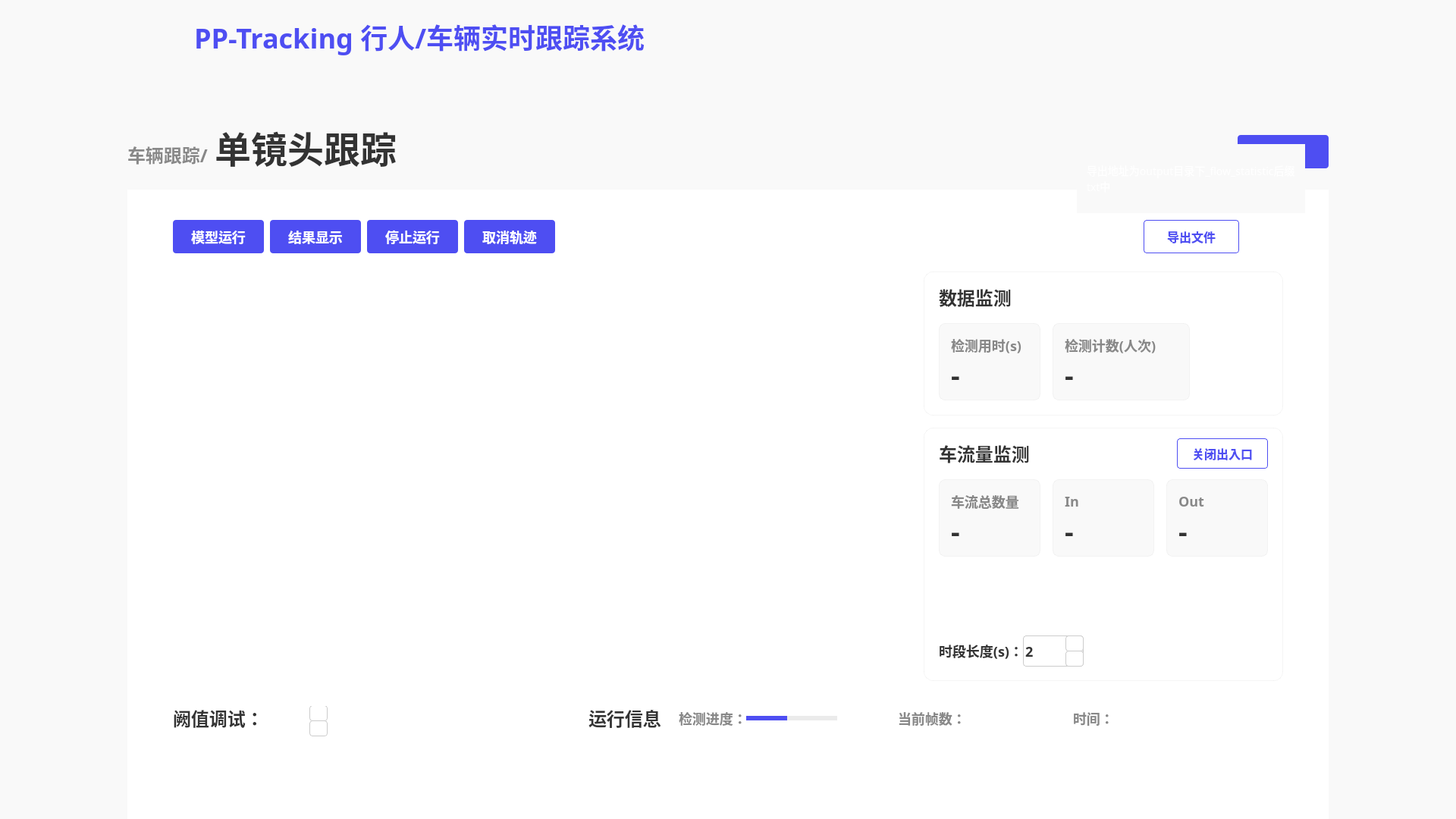
<?xml version="1.0" encoding="UTF-8"?>
<ui version="4.0">
 <class>MainWindow</class>
 <widget class="QMainWindow" name="MainWindow">
  <property name="geometry">
   <rect>
    <x>0</x>
    <y>0</y>
    <width>1920</width>
    <height>1080</height>
   </rect>
  </property>
  <property name="windowTitle">
   <string>MainWindow</string>
  </property>
  <widget class="QWidget" name="centralwidget">
   <property name="styleSheet">
    <string notr="true">QWidget{
background:#F9F9F9;
}</string>
   </property>
   <widget class="QLabel" name="label_2">
    <property name="geometry">
     <rect>
      <x>10</x>
      <y>10</y>
      <width>171</width>
      <height>81</height>
     </rect>
    </property>
    <property name="text">
     <string/>
    </property>
    <property name="pixmap">
     <pixmap resource="../firstSource.qrc">:/1/source/first/PP.PNG</pixmap>
    </property>
    <property name="scaledContents">
     <bool>true</bool>
    </property>
   </widget>
   <widget class="QLabel" name="label_3">
    <property name="geometry">
     <rect>
      <x>0</x>
      <y>0</y>
      <width>1920</width>
      <height>96</height>
     </rect>
    </property>
    <property name="styleSheet">
     <string notr="true">QLabel{
width: 1920px;
height: 96px;
background: #F9F9F9;
box-shadow: 0px 4px 0px 0px rgba(221, 221, 221, 0.3);
}</string>
    </property>
    <property name="text">
     <string/>
    </property>
   </widget>
   <widget class="QLabel" name="label">
    <property name="geometry">
     <rect>
      <x>0</x>
      <y>0</y>
      <width>212</width>
      <height>112</height>
     </rect>
    </property>
    <property name="styleSheet">
     <string notr="true">QLabel{
width: 212px;
height: 112px;
background: linear-gradient(270deg, #5453FF 0%, #553BD2 100%);
box-shadow: 0px 0px 20px 0px rgba(109, 80, 249, 0.4);
}</string>
    </property>
    <property name="text">
     <string/>
    </property>
    <property name="pixmap">
     <pixmap resource="../firstSource.qrc">:/1/source/first/1.PNG</pixmap>
    </property>
    <property name="scaledContents">
     <bool>true</bool>
    </property>
   </widget>
   <widget class="QLabel" name="label_4">
    <property name="geometry">
     <rect>
      <x>256</x>
      <y>22</y>
      <width>651</width>
      <height>52</height>
     </rect>
    </property>
    <property name="styleSheet">
     <string notr="true">QLabel{
width: 592px;
height: 52px;
font-size: 36px;
font-family: AlibabaPuHuiTi_2_75_SemiBold;
background: #F9F9F9;
color: #4E4EF2;
line-height: 52px;
font-weight: bold;
}</string>
    </property>
    <property name="text">
     <string>PP-Tracking 行人/车辆实时跟踪系统</string>
    </property>
   </widget>
   <widget class="QLabel" name="label_5">
    <property name="geometry">
     <rect>
      <x>168</x>
      <y>188</y>
      <width>121</width>
      <height>32</height>
     </rect>
    </property>
    <property name="styleSheet">
     <string notr="true">QLabel{
width: 107px;
height: 32px;
font-size: 24px;
font-family: AlibabaPuHuiTi_2_85_Bold;
color: #888888;
line-height: 32px;
font-weight:bold
}</string>
    </property>
    <property name="text">
     <string>车辆跟踪/</string>
    </property>
   </widget>
   <widget class="QLabel" name="label_6">
    <property name="geometry">
     <rect>
      <x>283</x>
      <y>168</y>
      <width>251</width>
      <height>52</height>
     </rect>
    </property>
    <property name="styleSheet">
     <string notr="true">QLabel{
width: 237px;
height: 52px;
font-size: 48px;
font-family: AlibabaPuHuiTi_2_55_Regular;
color: #333333;
line-height: 52px;
font-weight:bold;
}</string>
    </property>
    <property name="text">
     <string>单镜头跟踪</string>
    </property>
   </widget>
   <widget class="QWidget" name="widget" native="true">
    <property name="geometry">
     <rect>
      <x>168</x>
      <y>250</y>
      <width>1584</width>
      <height>830</height>
     </rect>
    </property>
    <property name="layoutDirection">
     <enum>Qt::LeftToRight</enum>
    </property>
    <property name="styleSheet">
     <string notr="true">QWidget{
width: 1584px;
height: 830px;
background: #FFFFFF;
}</string>
    </property>
    <widget class="QPushButton" name="pushButton">
     <property name="geometry">
      <rect>
       <x>60</x>
       <y>40</y>
       <width>120</width>
       <height>44</height>
      </rect>
     </property>
     <property name="styleSheet">
      <string notr="true">QPushButton{
font-size: 18px;
font-family: AlibabaPuHuiTi_2_65_Medium;
color: #FFFFFF;	
line-height: 26px;

width: 120px;
height: 44px;
background: #4E4EF2;
border-radius: 4px;
font-weight: bold;
}

QPushButton:hover{
width: 120px;
height: 44px;
background: rgba(78, 78, 242, 204);
border-radius: 4px;
opacity: 0.8;

font-size: 18px;
font-family: AlibabaPuHuiTi_2_65_Medium;
color: #FFFFFF;	
line-height: 26px;
font-weight: bold;
}</string>
     </property>
     <property name="text">
      <string>模型运行</string>
     </property>
    </widget>
    <widget class="QPushButton" name="pushButton_2">
     <property name="geometry">
      <rect>
       <x>188</x>
       <y>40</y>
       <width>120</width>
       <height>44</height>
      </rect>
     </property>
     <property name="styleSheet">
      <string notr="true">QPushButton{
font-size: 18px;
font-family: AlibabaPuHuiTi_2_65_Medium;
color: #FFFFFF;	
line-height: 26px;

width: 120px;
height: 44px;
background: #4E4EF2;
border-radius: 4px;
font-weight: bold;
}

QPushButton:hover{
width: 120px;
height: 44px;
background: rgba(78, 78, 242, 204);
border-radius: 4px;
opacity: 0.8;

font-size: 18px;
font-family: AlibabaPuHuiTi_2_65_Medium;
color: #FFFFFF;	
line-height: 26px;
font-weight: bold;
}

QPushButton:click{
width: 120px;
height: 44px;
background: #4242D3;
border-radius: 4px;

font-size: 18px;
font-family: AlibabaPuHuiTi_2_65_Medium;
color: #FFFFFF;	
line-height: 26px;
font-weight: bold;
}</string>
     </property>
     <property name="text">
      <string>结果显示</string>
     </property>
    </widget>
    <widget class="QPushButton" name="pushButton_3">
     <property name="geometry">
      <rect>
       <x>316</x>
       <y>40</y>
       <width>120</width>
       <height>44</height>
      </rect>
     </property>
     <property name="styleSheet">
      <string notr="true">QPushButton{
font-size: 18px;
font-family: AlibabaPuHuiTi_2_65_Medium;
color: #FFFFFF;	
line-height: 26px;

width: 120px;
height: 44px;
background: #4E4EF2;
border-radius: 4px;
font-weight: bold;
}

QPushButton:hover{
width: 120px;
height: 44px;
background: rgba(78, 78, 242, 204);
border-radius: 4px;
opacity: 0.8;

font-size: 18px;
font-family: AlibabaPuHuiTi_2_65_Medium;
color: #FFFFFF;	
line-height: 26px;
font-weight: bold;
}

QPushButton:click{
width: 120px;
height: 44px;
background: #4242D3;
border-radius: 4px;

font-size: 18px;
font-family: AlibabaPuHuiTi_2_65_Medium;
color: #FFFFFF;	
line-height: 26px;
font-weight: bold;
}</string>
     </property>
     <property name="text">
      <string>停止运行</string>
     </property>
    </widget>
    <widget class="QPushButton" name="pushButton_4">
     <property name="geometry">
      <rect>
       <x>444</x>
       <y>40</y>
       <width>120</width>
       <height>44</height>
      </rect>
     </property>
     <property name="styleSheet">
      <string notr="true">QPushButton{
font-size: 18px;
font-family: AlibabaPuHuiTi_2_65_Medium;
color: #FFFFFF;	
line-height: 26px;

width: 120px;
height: 44px;
background: #4E4EF2;
border-radius: 4px;
font-weight: bold;
}

QPushButton:hover{
width: 120px;
height: 44px;
background: rgba(78, 78, 242, 204);
border-radius: 4px;
opacity: 0.8;

font-size: 18px;
font-family: AlibabaPuHuiTi_2_65_Medium;
color: #FFFFFF;	
line-height: 26px;
font-weight: bold;
}

QPushButton:click{
width: 120px;
height: 44px;
background: #4242D3;
border-radius: 4px;

font-size: 18px;
font-family: AlibabaPuHuiTi_2_65_Medium;
color: #FFFFFF;	
line-height: 26px;
font-weight: bold;
}</string>
     </property>
     <property name="text">
      <string>取消轨迹</string>
     </property>
    </widget>
    <widget class="QLabel" name="label_7">
     <property name="geometry">
      <rect>
       <x>60</x>
       <y>108</y>
       <width>960</width>
       <height>540</height>
      </rect>
     </property>
     <property name="styleSheet">
      <string notr="true">QLabel{
width: 960px;
height: 540px;
}</string>
     </property>
     <property name="text">
      <string/>
     </property>
    </widget>
    <widget class="QLabel" name="label_8">
     <property name="geometry">
      <rect>
       <x>60</x>
       <y>679</y>
       <width>111</width>
       <height>36</height>
      </rect>
     </property>
     <property name="styleSheet">
      <string notr="true">QLabel{
width: 119px;
height: 36px;
font-size: 24px;
font-family: AlibabaPuHuiTi_2_65_Medium;
color: #333333;
line-height: 36px;
font-weight:bold;
}</string>
     </property>
     <property name="text">
      <string>阙值调试：</string>
     </property>
    </widget>
    <widget class="QLabel" name="label_12">
     <property name="geometry">
      <rect>
       <x>608</x>
       <y>679</y>
       <width>111</width>
       <height>36</height>
      </rect>
     </property>
     <property name="styleSheet">
      <string notr="true">QLabel{
width: 119px;
height: 36px;
font-size: 24px;
font-family: AlibabaPuHuiTi_2_65_Medium;
color: #333333;
line-height: 36px;
font-weight:bold;
}</string>
     </property>
     <property name="text">
      <string>运行信息</string>
     </property>
    </widget>
    <widget class="QLabel" name="label_13">
     <property name="geometry">
      <rect>
       <x>727</x>
       <y>684</y>
       <width>89</width>
       <height>26</height>
      </rect>
     </property>
     <property name="styleSheet">
      <string notr="true">QLabel{
width: 89px;
height: 26px;
font-size: 18px;
font-family: AlibabaPuHuiTi_2_65_Medium;
color: #888888;
line-height: 26px;
font-weight:bold;
}</string>
     </property>
     <property name="text">
      <string>检测进度：</string>
     </property>
    </widget>
    <widget class="QPushButton" name="pushButton_8">
     <property name="geometry">
      <rect>
       <x>1340</x>
       <y>40</y>
       <width>126</width>
       <height>44</height>
      </rect>
     </property>
     <property name="whatsThis">
      <string>&lt;html&gt;&lt;head/&gt;&lt;body&gt;&lt;p&gt;3411212&lt;/p&gt;&lt;/body&gt;&lt;/html&gt;</string>
     </property>
     <property name="styleSheet">
      <string notr="true">QPushButton{
width: 120px;
height: 40px;
border-radius: 4px;
border: 1px solid #4E4EF2;
font-weight:bold;

font-size: 16px;
font-family: AlibabaPuHuiTi_2_65_Medium;
color: #4E4EF2;
line-height: 24px;
}
QPushButton:hover{
width: 120px;
height: 44px;
background: rgba(255, 255, 255, 204);
border-radius: 4px;
border: 1px solid rgba(78, 78, 242, 204);

font-weight:bold;
font-size: 16px;
font-family: AlibabaPuHuiTi_2_65_Medium;
color: rgba(78, 78, 242, 204);
line-height: 24px;
}</string>
     </property>
     <property name="text">
      <string>导出文件</string>
     </property>
    </widget>
    <widget class="QWidget" name="widget_2" native="true">
     <property name="geometry">
      <rect>
       <x>1050</x>
       <y>108</y>
       <width>474</width>
       <height>190</height>
      </rect>
     </property>
     <property name="styleSheet">
      <string notr="true">QWidget{
width: 474px;
height: 190px;
background: #FFFFFF;
box-shadow: 0px 0px 50px 0px rgba(0, 0, 0, 0.06);
border-radius: 12px;
border: 1px solid rgba(221, 221, 221, 0.3);
}</string>
     </property>
     <widget class="QLabel" name="label_14">
      <property name="geometry">
       <rect>
        <x>20</x>
        <y>16</y>
        <width>111</width>
        <height>36</height>
       </rect>
      </property>
      <property name="styleSheet">
       <string notr="true">QLabel{
width: 95px;
height: 36px;
font-size: 24px;
font-family: AlibabaPuHuiTi_2_65_Medium;
color: #333333;
line-height: 36px;

border-radius: 0px;
border: 0px solid rgba(221, 221, 221, 0.3);

font-weight:bold;
}</string>
      </property>
      <property name="text">
       <string>数据监测</string>
      </property>
     </widget>
     <widget class="QWidget" name="widget_4" native="true">
      <property name="geometry">
       <rect>
        <x>20</x>
        <y>68</y>
        <width>134</width>
        <height>102</height>
       </rect>
      </property>
      <property name="styleSheet">
       <string notr="true">QWidget{
width: 134px;
height: 102px;
background: #F9F9F9;
border-radius: 8px;
}</string>
      </property>
      <widget class="QLabel" name="label_25">
       <property name="geometry">
        <rect>
         <x>16</x>
         <y>16</y>
         <width>111</width>
         <height>26</height>
        </rect>
       </property>
       <property name="styleSheet">
        <string notr="true">QLabel{
width: 102px;
height: 26px;
font-size: 18px;
font-family: AlibabaPuHuiTi_2_65_Medium;
color: #888888;
line-height: 26px;
font-weight:bold;

border-radius: 0px;
border:0px
}</string>
       </property>
       <property name="text">
        <string>检测用时(s)</string>
       </property>
      </widget>
      <widget class="QLabel" name="label_26">
       <property name="geometry">
        <rect>
         <x>16</x>
         <y>50</y>
         <width>101</width>
         <height>36</height>
        </rect>
       </property>
       <property name="styleSheet">
        <string notr="true">QLabel{
width: 25px;
height: 36px;
font-size: 36px;
font-family: AlibabaPuHuiTi_2_85_Bold;
color: #333333;
line-height: 36px;
font-weight:bold;

border-radius:0px;
border:0px
}</string>
       </property>
       <property name="text">
        <string>-</string>
       </property>
      </widget>
     </widget>
     <widget class="QWidget" name="widget_5" native="true">
      <property name="geometry">
       <rect>
        <x>170</x>
        <y>68</y>
        <width>181</width>
        <height>102</height>
       </rect>
      </property>
      <property name="styleSheet">
       <string notr="true">QWidget{
width: 134px;
height: 102px;
background: #F9F9F9;
border-radius: 8px;
}</string>
      </property>
      <widget class="QLabel" name="label_27">
       <property name="geometry">
        <rect>
         <x>16</x>
         <y>16</y>
         <width>131</width>
         <height>26</height>
        </rect>
       </property>
       <property name="styleSheet">
        <string notr="true">QLabel{
width: 102px;
height: 26px;
font-size: 18px;
font-family: AlibabaPuHuiTi_2_65_Medium;
color: #888888;
line-height: 26px;
font-weight:bold;

border-radius: 0px;
border:0px
}</string>
       </property>
       <property name="text">
        <string>检测计数(人次)</string>
       </property>
      </widget>
      <widget class="QLabel" name="label_28">
       <property name="geometry">
        <rect>
         <x>16</x>
         <y>50</y>
         <width>101</width>
         <height>36</height>
        </rect>
       </property>
       <property name="styleSheet">
        <string notr="true">QLabel{
width: 25px;
height: 36px;
font-size: 36px;
font-family: AlibabaPuHuiTi_2_85_Bold;
color: #333333;
line-height: 36px;
font-weight:bold;

border-radius:0px;
border:0px
}</string>
       </property>
       <property name="text">
        <string>-</string>
       </property>
      </widget>
     </widget>
    </widget>
    <widget class="QWidget" name="widget_3" native="true">
     <property name="geometry">
      <rect>
       <x>1050</x>
       <y>314</y>
       <width>474</width>
       <height>334</height>
      </rect>
     </property>
     <property name="styleSheet">
      <string notr="true">QWidget{
width: 474px;
height: 334px;
background: #FFFFFF;
box-shadow: 0px 0px 50px 0px rgba(0, 0, 0, 0.06);
border-radius: 12px;
border: 1px solid rgba(221, 221, 221, 0.3);
}
</string>
     </property>
     <widget class="QLabel" name="label_15">
      <property name="geometry">
       <rect>
        <x>20</x>
        <y>16</y>
        <width>141</width>
        <height>36</height>
       </rect>
      </property>
      <property name="styleSheet">
       <string notr="true">QLabel{
border-radius: 0px;
border: 0px solid rgba(221, 221, 221, 0.3);
font-weight:bold;
width: 119px;
height: 36px;
font-size: 24px;
font-family: AlibabaPuHuiTi_2_65_Medium;
color: #333333;
line-height: 36px;
}</string>
      </property>
      <property name="text">
       <string>车流量监测</string>
      </property>
     </widget>
     <widget class="QPushButton" name="pushButton_10">
      <property name="geometry">
       <rect>
        <x>334</x>
        <y>14</y>
        <width>120</width>
        <height>40</height>
       </rect>
      </property>
      <property name="styleSheet">
       <string notr="true">QPushButton{
width: 120px;
height: 40px;
border-radius: 4px;
border: 1px solid #4E4EF2;
font-weight:bold;

font-size: 16px;
font-family: AlibabaPuHuiTi_2_65_Medium;
color: #4E4EF2;
line-height: 24px;
}
QPushButton:hover{
width: 120px;
height: 44px;
background: rgba(255, 255, 255, 204);
border-radius: 4px;
border: 1px solid rgba(78, 78, 242, 204);

font-weight:bold;
font-size: 16px;
font-family: AlibabaPuHuiTi_2_65_Medium;
color: rgba(78, 78, 242, 204);
line-height: 24px;
}</string>
      </property>
      <property name="text">
       <string>关闭出入口</string>
      </property>
     </widget>
     <widget class="QLabel" name="label_16">
      <property name="geometry">
       <rect>
        <x>20</x>
        <y>281</y>
        <width>111</width>
        <height>26</height>
       </rect>
      </property>
      <property name="styleSheet">
       <string notr="true">QLabel{
width: 111px;
height: 26px;
font-size: 18px;
font-family: AlibabaPuHuiTi_2_55_Regular;
color: #333333;
line-height: 26px;
font-weight:bold;
border-radius: 0px;
border: 0px solid rgba(221, 221, 221, 0.3);
}</string>
      </property>
      <property name="text">
       <string>时段长度(s)：</string>
      </property>
     </widget>
     <widget class="QLineEdit" name="lineEdit_2">
      <property name="geometry">
       <rect>
        <x>131</x>
        <y>274</y>
        <width>80</width>
        <height>41</height>
       </rect>
      </property>
      <property name="styleSheet">
       <string notr="true">QLineEdit{
width: 80px;
height: 40px;
background: #FFFFFF;
border-radius: 4px;
border: 1px solid #CCCCCC;

font-size: 18px;
font-family: AlibabaPuHuiTi_2_65_Medium;
color: #333333;
line-height: 26px;
font-weight:bold;
}</string>
      </property>
      <property name="text">
       <string>2</string>
      </property>
     </widget>
     <widget class="QLabel" name="label_9">
      <property name="geometry">
       <rect>
        <x>187</x>
        <y>274</y>
        <width>24</width>
        <height>21</height>
       </rect>
      </property>
      <property name="styleSheet">
       <string notr="true">QLabel{
width: 24px;
height: 21px;
background: #FFFFFF;
border-radius: 4px 4px 0px 0px;
border: 1px solid #CCCCCC;
}</string>
      </property>
      <property name="text">
       <string/>
      </property>
     </widget>
     <widget class="QLabel" name="label_17">
      <property name="geometry">
       <rect>
        <x>187</x>
        <y>294</y>
        <width>24</width>
        <height>21</height>
       </rect>
      </property>
      <property name="styleSheet">
       <string notr="true">QLabel{
width: 24px;
height: 21px;
background: #FFFFFF;
border-radius:4px;
border: 1px solid #CCCCCC;
}</string>
      </property>
      <property name="text">
       <string/>
      </property>
     </widget>
     <widget class="QPushButton" name="pushButton_5">
      <property name="geometry">
       <rect>
        <x>191</x>
        <y>276</y>
        <width>16</width>
        <height>16</height>
       </rect>
      </property>
      <property name="styleSheet">
       <string notr="true">QPushButton{
image:url(:/1/source/second/normal_triangle_up.png);
border:0px
}

QPushButton:hover{
image:url(:/1/source/second/light_up.png);
border:0px
}</string>
      </property>
      <property name="text">
       <string/>
      </property>
     </widget>
     <widget class="QPushButton" name="pushButton_6">
      <property name="geometry">
       <rect>
        <x>191</x>
        <y>296</y>
        <width>16</width>
        <height>16</height>
       </rect>
      </property>
      <property name="styleSheet">
       <string notr="true">QPushButton{
image:url(:/1/source/second/normal_triangle_down.png);
border:0px
}
QPushButton:hover{
image:url(:/1/source/second/light_down.png);
border:0px
}</string>
      </property>
      <property name="text">
       <string/>
      </property>
     </widget>
     <widget class="QWidget" name="widget_7" native="true">
      <property name="geometry">
       <rect>
        <x>20</x>
        <y>68</y>
        <width>134</width>
        <height>102</height>
       </rect>
      </property>
      <property name="styleSheet">
       <string notr="true">QWidget{
width: 134px;
height: 102px;
background: #F9F9F9;
border-radius: 8px;
}</string>
      </property>
      <widget class="QLabel" name="label_31">
       <property name="geometry">
        <rect>
         <x>16</x>
         <y>16</y>
         <width>111</width>
         <height>26</height>
        </rect>
       </property>
       <property name="styleSheet">
        <string notr="true">QLabel{
width: 102px;
height: 26px;
font-size: 18px;
font-family: AlibabaPuHuiTi_2_65_Medium;
color: #888888;
line-height: 26px;
font-weight:bold;

border-radius: 0px;
border:0px
}</string>
       </property>
       <property name="text">
        <string>车流总数量</string>
       </property>
      </widget>
      <widget class="QLabel" name="label_32">
       <property name="geometry">
        <rect>
         <x>16</x>
         <y>50</y>
         <width>101</width>
         <height>36</height>
        </rect>
       </property>
       <property name="styleSheet">
        <string notr="true">QLabel{
width: 25px;
height: 36px;
font-size: 36px;
font-family: AlibabaPuHuiTi_2_85_Bold;
color: #333333;
line-height: 36px;
font-weight:bold;

border-radius:0px;
border:0px
}</string>
       </property>
       <property name="text">
        <string>-</string>
       </property>
      </widget>
     </widget>
     <widget class="QWidget" name="widget_9" native="true">
      <property name="geometry">
       <rect>
        <x>170</x>
        <y>68</y>
        <width>134</width>
        <height>102</height>
       </rect>
      </property>
      <property name="styleSheet">
       <string notr="true">QWidget{
width: 134px;
height: 102px;
background: #F9F9F9;
border-radius: 8px;
}</string>
      </property>
      <widget class="QLabel" name="label_33">
       <property name="geometry">
        <rect>
         <x>16</x>
         <y>16</y>
         <width>111</width>
         <height>26</height>
        </rect>
       </property>
       <property name="styleSheet">
        <string notr="true">QLabel{
width: 102px;
height: 26px;
font-size: 18px;
font-family: AlibabaPuHuiTi_2_65_Medium;
color: #888888;
line-height: 26px;
font-weight:bold;

border-radius: 0px;
border:0px
}</string>
       </property>
       <property name="text">
        <string>In</string>
       </property>
      </widget>
      <widget class="QLabel" name="label_34">
       <property name="geometry">
        <rect>
         <x>16</x>
         <y>50</y>
         <width>101</width>
         <height>36</height>
        </rect>
       </property>
       <property name="styleSheet">
        <string notr="true">QLabel{
width: 25px;
height: 36px;
font-size: 36px;
font-family: AlibabaPuHuiTi_2_85_Bold;
color: #333333;
line-height: 36px;
font-weight:bold;

border-radius:0px;
border:0px
}</string>
       </property>
       <property name="text">
        <string>-</string>
       </property>
      </widget>
     </widget>
     <widget class="QWidget" name="widget_10" native="true">
      <property name="geometry">
       <rect>
        <x>320</x>
        <y>68</y>
        <width>134</width>
        <height>102</height>
       </rect>
      </property>
      <property name="styleSheet">
       <string notr="true">QWidget{
width: 134px;
height: 102px;
background: #F9F9F9;
border-radius: 8px;
}</string>
      </property>
      <widget class="QLabel" name="label_35">
       <property name="geometry">
        <rect>
         <x>16</x>
         <y>16</y>
         <width>111</width>
         <height>26</height>
        </rect>
       </property>
       <property name="styleSheet">
        <string notr="true">QLabel{
width: 102px;
height: 26px;
font-size: 18px;
font-family: AlibabaPuHuiTi_2_65_Medium;
color: #888888;
line-height: 26px;
font-weight:bold;

border-radius: 0px;
border:0px
}</string>
       </property>
       <property name="text">
        <string>Out</string>
       </property>
      </widget>
      <widget class="QLabel" name="label_36">
       <property name="geometry">
        <rect>
         <x>16</x>
         <y>50</y>
         <width>101</width>
         <height>36</height>
        </rect>
       </property>
       <property name="styleSheet">
        <string notr="true">QLabel{
width: 25px;
height: 36px;
font-size: 36px;
font-family: AlibabaPuHuiTi_2_85_Bold;
color: #333333;
line-height: 36px;
font-weight:bold;

border-radius:0px;
border:0px
}</string>
       </property>
       <property name="text">
        <string>-</string>
       </property>
      </widget>
     </widget>
     <zorder>lineEdit_2</zorder>
     <zorder>label_15</zorder>
     <zorder>pushButton_10</zorder>
     <zorder>label_16</zorder>
     <zorder>label_9</zorder>
     <zorder>pushButton_5</zorder>
     <zorder>label_17</zorder>
     <zorder>pushButton_6</zorder>
     <zorder>widget_7</zorder>
     <zorder>widget_9</zorder>
     <zorder>widget_10</zorder>
    </widget>
    <widget class="QLabel" name="label_22">
     <property name="geometry">
      <rect>
       <x>1016</x>
       <y>684</y>
       <width>89</width>
       <height>26</height>
      </rect>
     </property>
     <property name="styleSheet">
      <string notr="true">QLabel{
width: 89px;
height: 26px;
font-size: 18px;
font-family: AlibabaPuHuiTi_2_65_Medium;
color: #888888;
line-height: 26px;
font-weight:bold;
}</string>
     </property>
     <property name="text">
      <string>当前帧数：</string>
     </property>
    </widget>
    <widget class="QLabel" name="label_23">
     <property name="geometry">
      <rect>
       <x>1247</x>
       <y>684</y>
       <width>51</width>
       <height>26</height>
      </rect>
     </property>
     <property name="styleSheet">
      <string notr="true">QLabel{
width: 89px;
height: 26px;
font-size: 18px;
font-family: AlibabaPuHuiTi_2_65_Medium;
color: #888888;
line-height: 26px;
font-weight:bold;
}</string>
     </property>
     <property name="text">
      <string>时间：</string>
     </property>
    </widget>
    <widget class="QWidget" name="widget_8" native="true">
     <property name="geometry">
      <rect>
       <x>816</x>
       <y>694</y>
       <width>120</width>
       <height>6</height>
      </rect>
     </property>
     <property name="styleSheet">
      <string notr="true">QWidget{
width: 120px;
height: 6px;
background: rgba(221, 221, 221, 0.6);
border-radius: 5px;
}</string>
     </property>
     <widget class="QLabel" name="label_progressBar">
      <property name="geometry">
       <rect>
        <x>0</x>
        <y>0</y>
        <width>54</width>
        <height>6</height>
       </rect>
      </property>
      <property name="styleSheet">
       <string notr="true">QLabel{
width: 70px;
height: 6px;
background: #4E4EF2;
border-radius: 5px;
}</string>
      </property>
      <property name="text">
       <string/>
      </property>
     </widget>
    </widget>
    <widget class="QLabel" name="label_progressBar_num">
     <property name="geometry">
      <rect>
       <x>852</x>
       <y>654</y>
       <width>48</width>
       <height>36</height>
      </rect>
     </property>
     <property name="styleSheet">
      <string notr="true">QLabel{
width: 48px;
height: 36px;
font-size: 24px;
font-family: AlibabaPuHuiTi_2_65_Medium;
color: #4E4EF2;
line-height: 36px;
font-weight:bold
}</string>
     </property>
     <property name="text">
      <string/>
     </property>
    </widget>
    <widget class="QLabel" name="label_frames">
     <property name="geometry">
      <rect>
       <x>1105</x>
       <y>684</y>
       <width>111</width>
       <height>26</height>
      </rect>
     </property>
     <property name="styleSheet">
      <string notr="true">QLabel{
width: 89px;
height: 26px;
font-size: 18px;
font-family: AlibabaPuHuiTi_2_65_Medium;
color: #888888;
line-height: 26px;
font-weight:bold;
}</string>
     </property>
     <property name="text">
      <string/>
     </property>
    </widget>
    <widget class="QLabel" name="label_time">
     <property name="geometry">
      <rect>
       <x>1301</x>
       <y>684</y>
       <width>251</width>
       <height>26</height>
      </rect>
     </property>
     <property name="styleSheet">
      <string notr="true">QLabel{
width: 89px;
height: 26px;
font-size: 18px;
font-family: AlibabaPuHuiTi_2_65_Medium;
color: #888888;
line-height: 26px;
font-weight:bold;
}</string>
     </property>
     <property name="text">
      <string/>
     </property>
    </widget>
    <widget class="QLabel" name="label_10">
     <property name="geometry">
      <rect>
       <x>240</x>
       <y>680</y>
       <width>24</width>
       <height>21</height>
      </rect>
     </property>
     <property name="styleSheet">
      <string notr="true">QLabel{
width: 24px;
height: 21px;
background: #FFFFFF;
border-radius: 4px 4px 0px 0px;
border: 1px solid #CCCCCC;
}</string>
     </property>
     <property name="text">
      <string/>
     </property>
    </widget>
    <widget class="QLabel" name="label_18">
     <property name="geometry">
      <rect>
       <x>240</x>
       <y>700</y>
       <width>24</width>
       <height>21</height>
      </rect>
     </property>
     <property name="styleSheet">
      <string notr="true">QLabel{
width: 24px;
height: 21px;
background: #FFFFFF;
border-radius:4px;
border: 1px solid #CCCCCC;
}</string>
     </property>
     <property name="text">
      <string/>
     </property>
    </widget>
    <widget class="QPushButton" name="pushButton_7">
     <property name="geometry">
      <rect>
       <x>244</x>
       <y>682</y>
       <width>16</width>
       <height>16</height>
      </rect>
     </property>
     <property name="styleSheet">
      <string notr="true">QPushButton{
image:url(:/1/source/second/normal_triangle_up.png);
border:0px
}

QPushButton:hover{
image:url(:/1/source/second/light_up.png);
border:0px
}</string>
     </property>
     <property name="text">
      <string/>
     </property>
    </widget>
    <widget class="QPushButton" name="pushButton_11">
     <property name="geometry">
      <rect>
       <x>244</x>
       <y>702</y>
       <width>16</width>
       <height>16</height>
      </rect>
     </property>
     <property name="styleSheet">
      <string notr="true">QPushButton{
image:url(:/1/source/second/normal_triangle_down.png);
border:0px
}
QPushButton:hover{
image:url(:/1/source/second/light_down.png);
border:0px
}</string>
     </property>
     <property name="text">
      <string/>
     </property>
    </widget>
    <widget class="QLabel" name="label_confi_tip">
     <property name="geometry">
      <rect>
       <x>70</x>
       <y>590</y>
       <width>301</width>
       <height>91</height>
      </rect>
     </property>
     <property name="styleSheet">
      <string notr="true">QLabel{
width: 300px;
height: 108px;
opacity: 0.1;
background:url(:/1/source/second/ToolTip.PNG);
background-repeat: no-repeat;

font-size: 14px;
font-family: AlibabaPuHuiTi_2_55_Regular;
color: #FFFFFF;
line-height: 22px;
padding:10px
}</string>
     </property>
     <property name="text">
      <string>阙值调试释义：内容内容内容内容内容内容内容内容内容内容内容内容内容内容内容内容内容内容</string>
     </property>
     <property name="scaledContents">
      <bool>true</bool>
     </property>
     <property name="alignment">
      <set>Qt::AlignLeading|Qt::AlignLeft|Qt::AlignVCenter</set>
     </property>
     <property name="wordWrap">
      <bool>true</bool>
     </property>
    </widget>
   </widget>
   <widget class="QLabel" name="label_txt_tip">
    <property name="geometry">
     <rect>
      <x>1420</x>
      <y>190</y>
      <width>301</width>
      <height>91</height>
     </rect>
    </property>
    <property name="styleSheet">
     <string notr="true">QLabel{
width: 300px;
height: 108px;
opacity: 0.1;
background:url(:/1/source/second/ToolTip.PNG);
background-repeat: no-repeat;

font-size: 14px;
font-family: AlibabaPuHuiTi_2_55_Regular;
color: #FFFFFF;
line-height: 22px;
padding:10px
}</string>
    </property>
    <property name="text">
     <string>导出地址为output目录下_flow_statistic后缀txt中</string>
    </property>
    <property name="scaledContents">
     <bool>true</bool>
    </property>
    <property name="alignment">
     <set>Qt::AlignLeading|Qt::AlignLeft|Qt::AlignVCenter</set>
    </property>
    <property name="wordWrap">
     <bool>true</bool>
    </property>
   </widget>
   <widget class="QPushButton" name="pushButton_13">
    <property name="geometry">
     <rect>
      <x>1632</x>
      <y>178</y>
      <width>120</width>
      <height>44</height>
     </rect>
    </property>
    <property name="styleSheet">
     <string notr="true">QPushButton{
font-size: 18px;
font-family: AlibabaPuHuiTi_2_65_Medium;
color: #FFFFFF;	
line-height: 26px;

width: 120px;
height: 44px;
background: #4E4EF2;
border-radius: 4px;
font-weight: bold;
}

QPushButton:hover{
width: 120px;
height: 44px;
background: rgba(78, 78, 242, 204);
border-radius: 4px;
opacity: 0.8;

font-size: 18px;
font-family: AlibabaPuHuiTi_2_65_Medium;
color: #FFFFFF;	
line-height: 26px;
font-weight: bold;
}

QPushButton:click{
width: 120px;
height: 44px;
background: #4242D3;
border-radius: 4px;

font-size: 18px;
font-family: AlibabaPuHuiTi_2_65_Medium;
color: #FFFFFF;	
line-height: 26px;
font-weight: bold;
}</string>
    </property>
    <property name="text">
     <string>返回</string>
    </property>
   </widget>
   <zorder>label_3</zorder>
   <zorder>label</zorder>
   <zorder>label_4</zorder>
   <zorder>label_2</zorder>
   <zorder>label_5</zorder>
   <zorder>label_6</zorder>
   <zorder>widget</zorder>
   <zorder>pushButton_13</zorder>
   <zorder>label_txt_tip</zorder>
  </widget>
 </widget>
 <resources>
  <include location="../firstSource.qrc"/>
  <include location="../secondSource.qrc"/>
 </resources>
 <connections/>
</ui>
